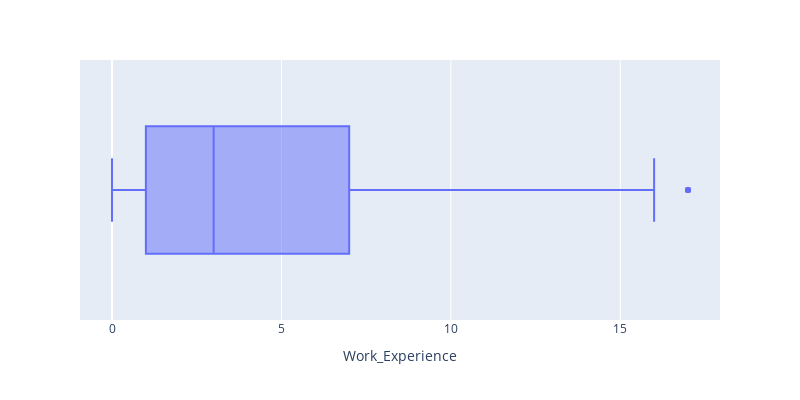

Source (notebook cell):
### Markdown cell above
**Cột `Work_Experience`**:

### Code cell
fig = px.box(df, x="Work_Experience",width=800, height=400)
fig.show()

### Figure 1 — Plotly figure (JSON) as saved in the notebook; plotly's stock layout.template omitted (floating-point values rounded to 4 significant figures; data arrays with more than 128 entries replaced by an {"elided": "..."} marker saying what was removed)
{"data": [{"alignmentgroup": "True", "hovertemplate": "Work_Experience=%{x}<extra></extra>", "legendgroup": "", "marker": {"color": "#636efa"}, "name": "", "notched": false, "offsetgroup": "", "orientation": "h", "showlegend": false, "type": "box", "x": {"elided": "2000 int values"}, "x0": " ", "xaxis": "x", "y0": " ", "yaxis": "y"}], "layout": {"boxmode": "group", "height": 400, "legend": {"tracegroupgap": 0}, "margin": {"t": 60}, "width": 800, "xaxis": {"anchor": "y", "domain": [0, 1], "title": {"text": "Work_Experience"}}, "yaxis": {"anchor": "x", "domain": [0, 1]}}}
